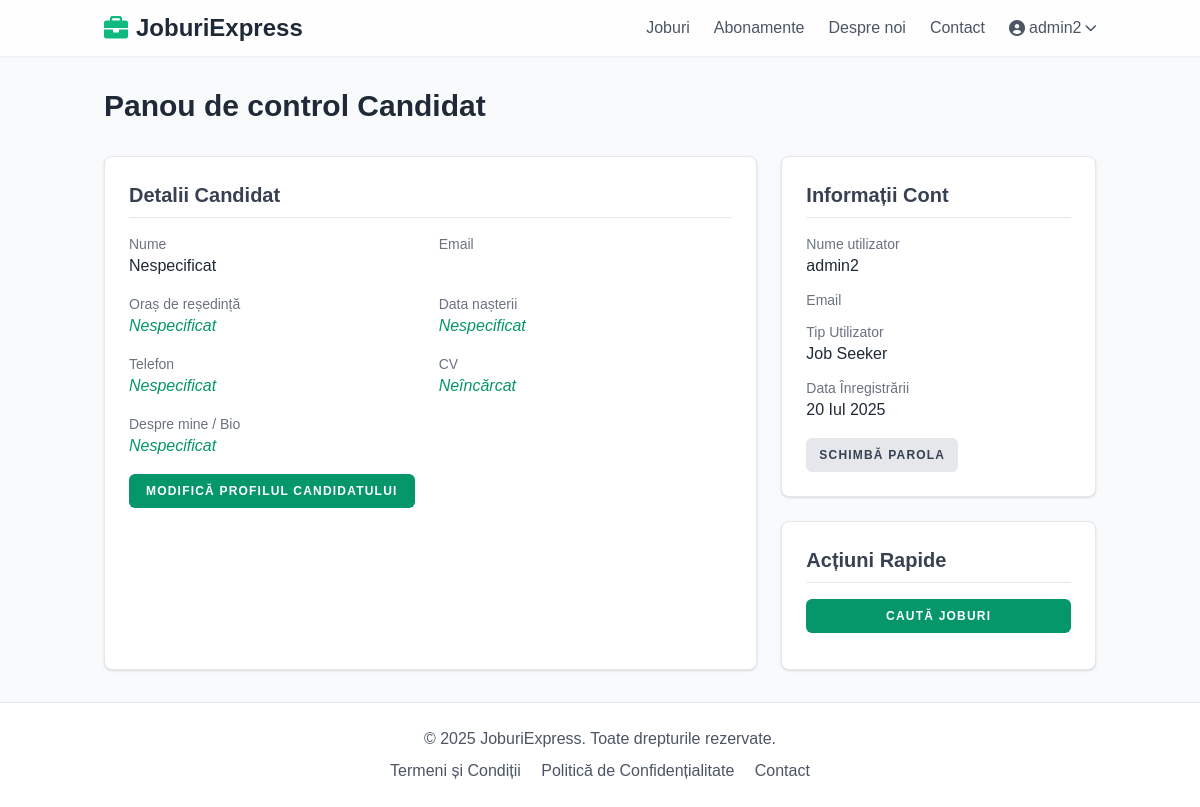
The page /accounts/profile/ (signed in) on the database its author committed.
### accounts/models.py (models this page shows, shortened)
class User(AbstractUser):
    USER_TYPE_CHOICES = (
        ('job_seeker', 'Job Seeker'),
        ('company', 'Company'),
    )
    email = models.EmailField(unique=True)
    user_type = models.CharField(max_length=20, choices=USER_TYPE_CHOICES, default='job_seeker')
    groups = models.ManyToManyField(
        'auth.Group',
        verbose_name='groups',
        blank=True,
        help_text='The groups this user belongs to. A user will get all permissions granted to each of their groups.',
        related_name="custom_user_set", # Changed related_name
        related_query_name="user",
    )
    user_permissions = models.ManyToManyField(
        'auth.Permission',
        verbose_name='user permissions',
        blank=True,
        help_text='Specific permissions for this user.',
        related_name="custom_user_set", # Changed related_name
        related_query_name="user",
    )
    is_active = models.BooleanField(
        'active',
        default=True, # Changed default to True
        help_text= (
            'Designates whether this user should be treated as active. '
            'Unselect this instead of deleting accounts.'
        ),
    )

class JobSeekerProfile(models.Model):
    user = models.OneToOneField(User, on_delete=models.CASCADE, primary_key=True, related_name='jobseekerprofile')
    city_of_residence = models.CharField("Oraș de reședință", max_length=100, blank=True, null=True) # Renamed from location
    date_of_birth = models.DateField("Data nașterii", blank=True, null=True)
    phone_number = models.CharField(max_length=20, blank=True, null=True)
    cv = models.FileField(upload_to='cvs/', blank=True, null=True) # Requires Pillow installation
    bio = models.TextField(blank=True, null=True)
    saved_jobs = models.ManyToManyField('jobs.Job', blank=True, related_name='saved_by_seekers')

### accounts/views.py (the view)
# urls.py: path('profile/', views.ProfileView.as_view(), name='profile'), # Generic profile view (maybe remove later if dashboards are sufficient)
@method_decorator(login_required, name='dispatch') # Ensure user is logged in
class ProfileView(TemplateView):
    template_name = 'accounts/profile.html'
    def get_context_data(self, **kwargs):
        context = super().get_context_data(**kwargs)
        user = self.request.user
        context['user'] = user
        if user.user_type == 'job_seeker':
            try:
                context['profile'] = user.jobseekerprofile
            except JobSeekerProfile.DoesNotExist:
                context['profile'] = None # Handle case where profile might not exist yet
        elif user.user_type == 'company':
            try:
                context['profile'] = user.companyprofile
            except CompanyProfile.DoesNotExist:
                context['profile'] = None # Handle case where profile might not exist yet
        else:
            context['profile'] = None
        return context

### templates/accounts/profile.html (shortened to what this page needs)
{% extends 'base.html' %}
{% block content %}
<div class="container mx-auto px-4 py-8">
    <h1 class="text-3xl font-bold text-gray-800 mb-8">
        {% if user.user_type == 'job_seeker' %}
            Panou de control Candidat
        {% elif user.user_type == 'company' %}
            Panou de control Companie
        {% else %}
            Profil Utilizator
        {% endif %}
    </h1>
    <div class="grid grid-cols-1 md:grid-cols-3 gap-6">
        <div class="md:col-span-2 bg-white rounded-lg shadow border border-gray-200 p-6">
            <h2 class="text-xl font-semibold text-gray-700 mb-4 border-b pb-2">
                {% if user.user_type == 'job_seeker' %}
                    Detalii Candidat
                {% elif user.user_type == 'company' %}
                    Detalii Companie
                {% else %}
                    Detalii Profil
                {% endif %}
            </h2>
            {% if user.user_type == 'job_seeker' %}
                {% if profile %}
                    <div class="grid grid-cols-1 sm:grid-cols-2 gap-4 mb-4">
                        <div>
                            <p class="text-sm text-gray-500">Nume</p>
                            <p class="font-medium text-gray-800">{{ user.get_full_name|default:"Nespecificat" }}</p>
                        </div>
                        <div>
                            <p class="text-sm text-gray-500">Email</p>
                        </div>
                        <div>
                            <p class="text-sm text-gray-500">Oraș de reședință</p>
                            <p class="font-medium text-gray-800">{{ profile.city_of_residence|default:"<span class='text-emerald-600 italic'>Nespecificat</span>"|safe }}</p>
                        </div>
                        <div>
                            <p class="text-sm text-gray-500">Data nașterii</p>
                            <p class="font-medium text-gray-800">{{ profile.date_of_birth|date:"d M Y"|default:"<span class='text-emerald-600 italic'>Nespecificat</span>"|safe }}</p>
                        </div>
                         <div>
                            <p class="text-sm text-gray-500">Telefon</p>
                            <p class="font-medium text-gray-800">{{ profile.phone_number|default:"<span class='text-emerald-600 italic'>Nespecificat</span>"|safe }}</p>
                        </div>
                        <div>
                            <p class="text-sm text-gray-500">CV</p>
                            <p class="font-medium text-gray-800">
                                {% if profile.cv %}
                                    <a href="{{ profile.cv.url }}" target="_blank" class="text-emerald-600 hover:underline">Vezi CV</a>
                                {% else %}
                                    <span class="text-emerald-600 italic">Neîncărcat</span>
                                {% endif %}
                            </p>
                        </div>
                        <div class="sm:col-span-2">
                            <p class="text-sm text-gray-500">Despre mine / Bio</p>
                            <p class="font-medium text-gray-800">{{ profile.bio|default:"<span class='text-emerald-600 italic'>Nespecificat</span>"|linebreaksbr|safe }}</p>
                        </div>
                    </div>
                    <a href="{% url 'accounts:jobseeker_profile_edit' %}" class="inline-flex items-center px-4 py-2 bg-emerald-600 border border-transparent rounded-md font-semibold text-xs text-white uppercase tracking-widest hover:bg-emerald-700 active:bg-emerald-900 focus:outline-none focus:border-emerald-900 focus:ring ring-emerald-300 disabled:opacity-25 transition ease-in-out duration-150">
                        Modifică Profilul Candidatului
                    </a>
                {% endif %}
            {% endif %}
        </div>
        <div class="md:col-span-1 space-y-6">
            <div class="bg-white rounded-lg shadow border border-gray-200 p-6">
                <h2 class="text-xl font-semibold text-gray-700 mb-4 border-b pb-2">Informații Cont</h2>
                <div class="space-y-3">
                    <div>
                        <p class="text-sm text-gray-500">Nume utilizator</p>
                        <p class="font-medium text-gray-800">{{ user.username }}</p>
                    </div>
                    <div>
                        <p class="text-sm text-gray-500">Email</p>
                    </div>
                    <div>
                        <p class="text-sm text-gray-500">Tip Utilizator</p>
                        <p class="font-medium text-gray-800">{{ user.get_user_type_display }}</p>
                    </div>
                    <div>
                        <p class="text-sm text-gray-500">Data Înregistrării</p>
                        <p class="font-medium text-gray-800">{{ user.date_joined|date:"d M Y" }}</p>
                    </div>
                </div>
                <a href="{% url 'accounts:password_change' %}" class="mt-4 inline-flex items-center px-3 py-2 bg-gray-200 border border-transparent rounded-md font-semibold text-xs text-gray-700 uppercase tracking-widest hover:bg-gray-300 focus:outline-none focus:border-gray-400 focus:ring ring-gray-300 disabled:opacity-25 transition ease-in-out duration-150">Schimbă Parola</a>
            </div>
            <div class="bg-white rounded-lg shadow border border-gray-200 p-6">
                 <h2 class="text-xl font-semibold text-gray-700 mb-4 border-b pb-2">Acțiuni Rapide</h2>
                 {% if user.user_type == 'company' %}
                     <a href="{% url 'jobs:job_post' %}" class="w-full text-center inline-flex items-center justify-center px-4 py-2 bg-green-600 border border-transparent rounded-md font-semibold text-xs text-white uppercase tracking-widest hover:bg-green-700 active:bg-green-900 focus:outline-none focus:border-green-900 focus:ring ring-green-300 disabled:opacity-25 transition ease-in-out duration-150 mb-3">Postează un Job Nou</a>
                     <a href="{% url 'payments:plan_list' %}" class="w-full text-center inline-flex items-center justify-center px-4 py-2 bg-emerald-600 border border-transparent rounded-md font-semibold text-xs text-white uppercase tracking-widest hover:bg-emerald-700 active:bg-emerald-900 focus:outline-none focus:border-emerald-900 focus:ring ring-emerald-300 disabled:opacity-25 transition ease-in-out duration-150">Vezi Planurile de Abonament</a>
                 {% elif user.user_type == 'job_seeker' %}
                      <a href="{% url 'jobs:job_list' %}" class="w-full text-center inline-flex items-center justify-center px-4 py-2 bg-emerald-600 border border-transparent rounded-md font-semibold text-xs text-white uppercase tracking-widest hover:bg-emerald-700 active:bg-emerald-900 focus:outline-none focus:border-emerald-900 focus:ring ring-emerald-300 disabled:opacity-25 transition ease-in-out duration-150 mb-3">Caută Joburi</a>
                 {% endif %}
            </div>
        </div>
    </div>
</div>
{% endblock %}

### templates/base.html (shortened to what this page needs)
<!DOCTYPE html>
<html lang="ro">
<head>
    <script src="https://cdn.tailwindcss.com"></script>
    <link rel="stylesheet" href="https://cdnjs.cloudflare.com/ajax/libs/font-awesome/6.0.0/css/all.min.css" />
</head>
<body class="bg-gray-50 text-gray-800 relative">
    <nav class="bg-white/80 backdrop-blur-md shadow-sm sticky top-0 z-50">
        <div class="container mx-auto px-4 py-3 flex justify-between items-center">
            <a class="text-2xl font-bold text-gray-800 flex items-center" href="{% url 'core:home' %}">
                <i class="fas fa-briefcase mr-2 text-emerald-500"></i>
                JoburiExpress
            </a>
            <div class="hidden md:flex items-center space-x-6">
                <a class="text-gray-600 hover:text-gray-900 transition-colors duration-300 " href="{% url 'jobs:job_list' %}">Joburi</a>
                <a class="text-gray-600 hover:text-gray-900 transition-colors duration-300 " href="{% url 'payments:plan_list' %}">Abonamente</a>
                <a class="text-gray-600 hover:text-gray-900 transition-colors duration-300 " href="{% url 'core:about' %}">Despre noi</a>
                <a class="text-gray-600 hover:text-gray-900 transition-colors duration-300 " href="{% url 'core:contact' %}">Contact</a>
                {% if user.is_authenticated %}
                    <div class="relative">
                        <button id="user-menu-button" class="flex items-center text-gray-600 hover:text-gray-900 focus:outline-none transition-colors duration-300">
                            <i class="fas fa-user-circle mr-1"></i> {{ user.username }}
                            <i class="fas fa-chevron-down ml-1 text-xs"></i>
                        </button>
                    </div>
                {% endif %}
            </div>
        </div>
    </nav>
    <main class="relative overflow-hidden">
        {% block content %}{% endblock %}
    </main>
    <footer class="bg-white text-gray-600 mt-auto border-t border-gray-200">
        <div class="container mx-auto px-4 py-6 text-center">
            <p>&copy; {% now "Y" %} JoburiExpress. Toate drepturile rezervate.</p>
            <div class="mt-2 space-x-4">
                <a href="{% url 'core:terms' %}" class="hover:text-emerald-500 transition-colors duration-300">Termeni și Condiții</a>
                <a href="{% url 'core:privacy' %}" class="hover:text-emerald-500 transition-colors duration-300">Politică de Confidențialitate</a>
                <a href="{% url 'core:contact' %}" class="hover:text-emerald-500 transition-colors duration-300">Contact</a>
            </div>
        </div>
    </footer>
</body>
</html>

### templates/base.html (style rules this page uses)
body { display: flex; flex-direction: column; min-height: 100vh; font-family: sans-serif; }
main { flex-grow: 1; }

### rows shown on the page
User: username "admin2", get_full_name "Nespecificat", user_type "Job Seeker", date_joined "20 Iul 2025"
JobSeekerProfile: city_of_residence "Nespecificat", date_of_birth "Nespecificat", phone_number "Nespecificat", bio "Nespecificat"
